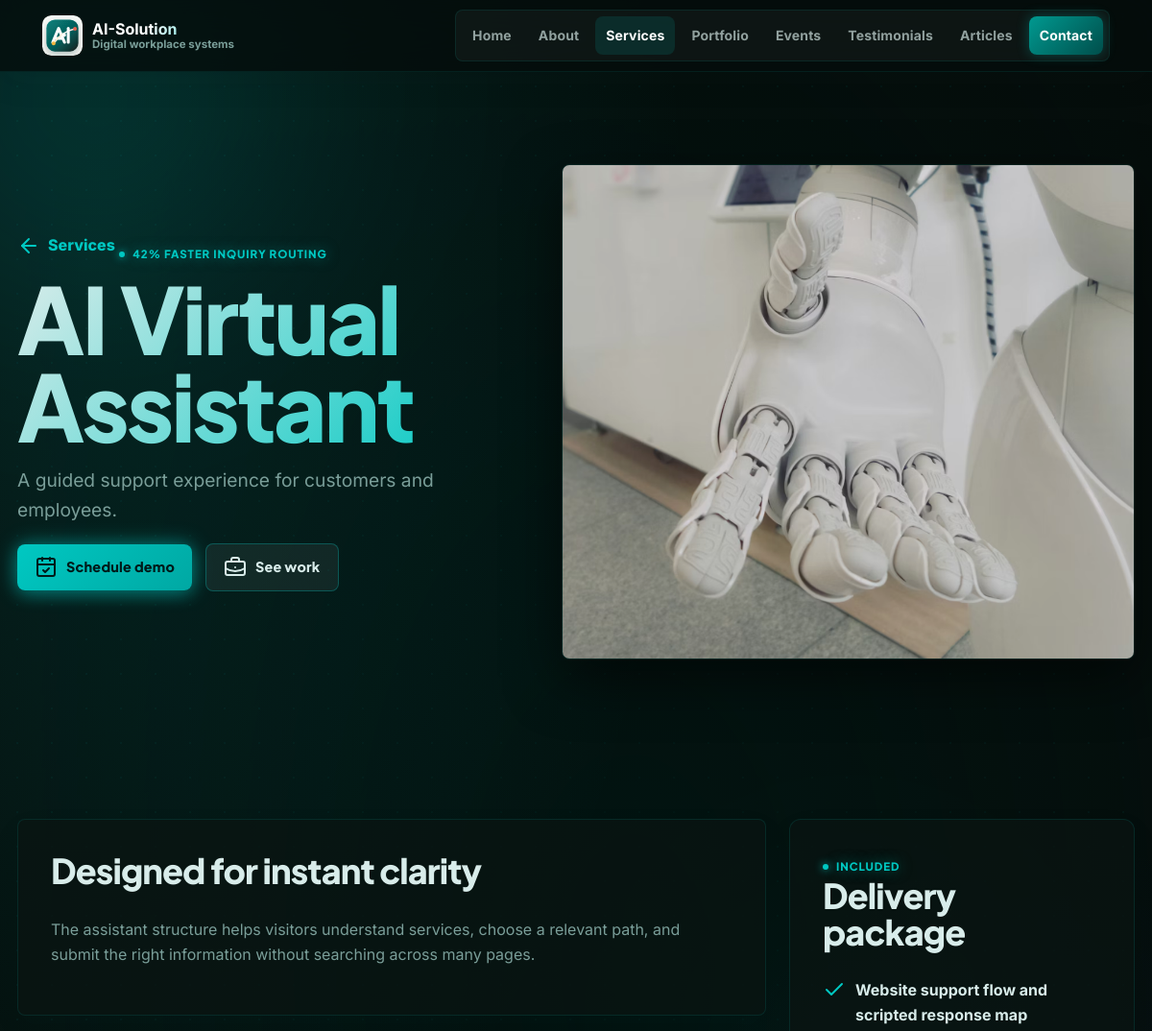
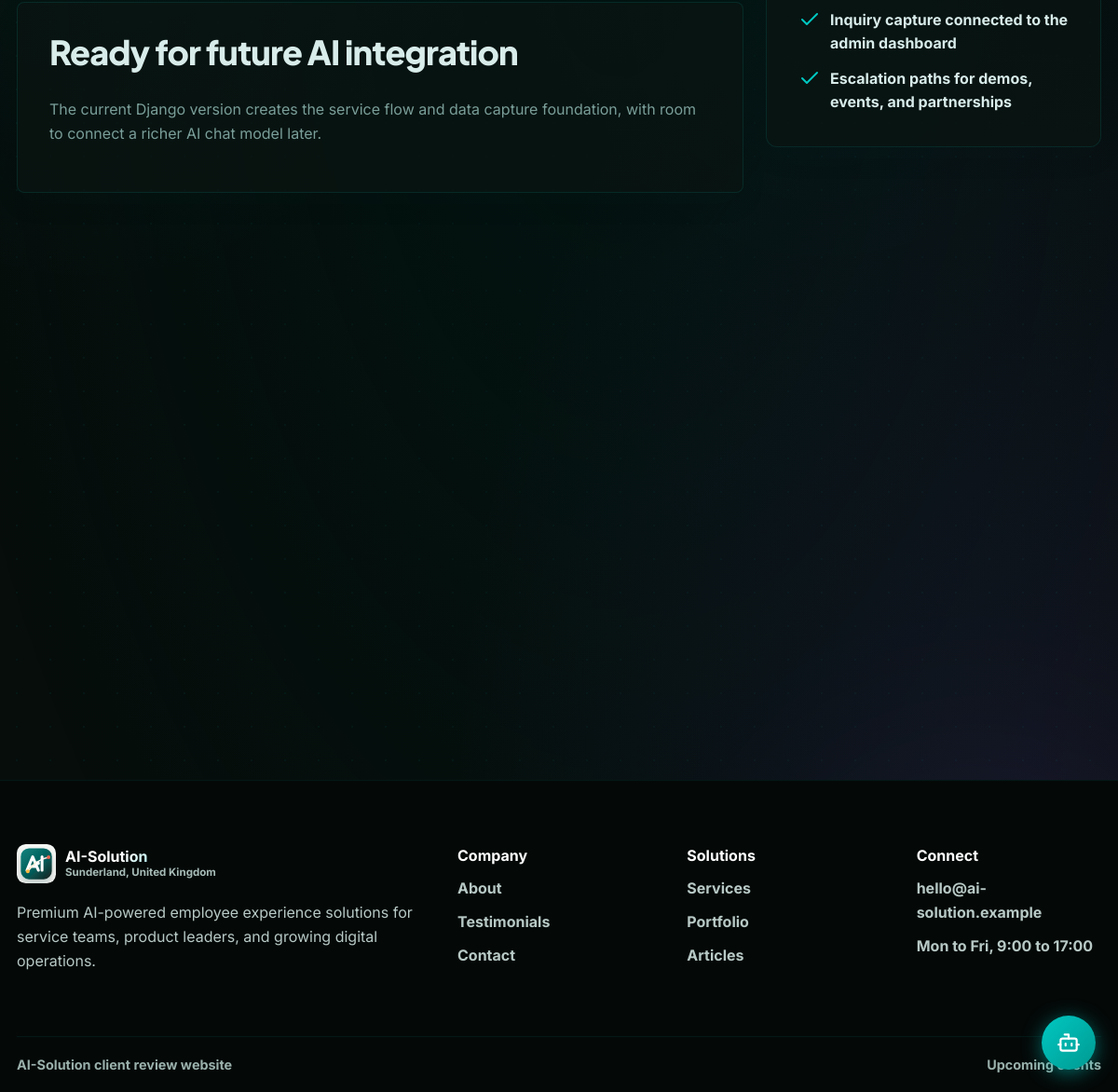
Page /services/ai-virtual-assistant/ on the committed database (2 pictures, top to bottom).
### website/models.py (models this page shows, shortened)
class SiteSetting(models.Model):
    brand_name = models.CharField(max_length=80, default="AI-Solution")
    brand_tagline = models.CharField(
        max_length=120, default="Digital workplace systems"
    )
    footer_summary = models.TextField(
        default="Premium AI-powered employee experience solutions for service teams, product leaders, and growing digital operations."
    )
    location = models.CharField(max_length=160, default="Sunderland, United Kingdom")
    contact_email = models.EmailField(default="hello@ai-solution.example")
    opening_hours = models.CharField(max_length=120, default="Mon to Fri, 9:00 to 17:00")
    home_eyebrow = models.CharField(
        max_length=120, default="AI workplace systems from Sunderland"
    )
    home_title = models.CharField(max_length=140, default="AI-Solution")
    home_summary = models.TextField(
        default="AI-powered employee experience tools for faster answers, smarter service discovery, and measurable customer engagement."
    )
    home_hero_image = models.ImageField(upload_to="site/", blank=True)
    home_feature_eyebrow = models.CharField(
        max_length=120, default="Digital workplace focus"
    )
    home_feature_title = models.CharField(
        max_length=180,
        default="Built around customer inquiry, service clarity, and admin insight.",
    )
    operating_eyebrow = models.CharField(max_length=120, default="Operating focus")
    operating_title = models.CharField(
        max_length=180,
        default="One connected experience for prospects, customers, and internal teams.",
    )
    operating_summary = models.TextField(
        default="Service information, customer inquiries, demo interest, events, portfolio evidence, and content insights are brought together through a clean web experience."
    )
    operating_image = models.ImageField(upload_to="site/", blank=True)
    cta_eyebrow = models.CharField(max_length=120, default="Ready for client review")
    cta_title = models.CharField(
        max_length=180, default="Book a demo or send an inquiry through the website flow."
    )
    cta_button_text = models.CharField(max_length=80, default="Contact AI-Solution")
    home_services_eyebrow = models.CharField(max_length=120, default="Services preview")
    home_services_title = models.CharField(
        max_length=180, default="Practical AI services for growing teams."
    )
    testimonial_eyebrow = models.CharField(max_length=120, default="Client confidence")
    testimonial_title = models.CharField(
        max_length=180,
        default="Trusted for clear prototypes, polished service journeys, and admin insight.",
    )
    testimonial_summary = models.TextField(
        default="AI-Solution focuses on practical outcomes: easier inquiry handling, stronger customer education, and dashboards that help teams understand demand."
    )
    class Meta:
        verbose_name = "site setting"
        verbose_name_plural = "site settings"

class PublishableModel(models.Model):
    is_published = models.BooleanField(default=True)
    sort_order = models.PositiveIntegerField(default=0)
    created_at = models.DateTimeField(auto_now_add=True)
    updated_at = models.DateTimeField(auto_now=True)
    class Meta:
        abstract = True
        ordering = ["sort_order", "title"]

class Service(PublishableModel):
    slug = models.SlugField(unique=True)
    icon = models.CharField(max_length=80, default="bot")
    title = models.CharField(max_length=140)
    subtitle = models.CharField(max_length=220)
    summary = models.TextField()
    image = models.ImageField(upload_to="services/", blank=True)
    metric = models.CharField(max_length=40, blank=True)
    metric_label = models.CharField(max_length=120, blank=True)
    class Meta:
        ordering = ["sort_order", "title"]

class ServiceSection(models.Model):
    service = models.ForeignKey(Service, on_delete=models.CASCADE, related_name="sections")
    heading = models.CharField(max_length=180)
    body = models.TextField()
    sort_order = models.PositiveIntegerField(default=0)
    class Meta:
        ordering = ["sort_order", "id"]

class ServiceDeliverable(models.Model):
    service = models.ForeignKey(
        Service, on_delete=models.CASCADE, related_name="deliverables"
    )
    text = models.CharField(max_length=220)
    sort_order = models.PositiveIntegerField(default=0)
    class Meta:
        ordering = ["sort_order", "id"]

### website/views.py (the view)
# urls.py: path("services/<slug:slug>/", views.service_detail, name="service_detail"),
def service_detail(request, slug):
    service = get_object_or_404(
        published(Service).prefetch_related("deliverables", "sections"),
        slug=slug,
    )
    related_services = published(Service).exclude(pk=service.pk)[:2]
    return render(
        request,
        "website/service_detail.html",
        {
            "active_page": "services",
            "service": service,
            "related_services": related_services,
        },
    )

### website/context_processors.py (called while the page is built)
def site_settings(request):
    try:
        settings = SiteSetting.objects.first() or DEFAULT_SITE_SETTINGS
    except (OperationalError, ProgrammingError):
        settings = DEFAULT_SITE_SETTINGS
    return {"site_settings": settings}

def admin_dashboard(request):
    if request.path.rstrip("/") != "/admin":
        return {}
    try:
        data = build_admin_dashboard()
    except (OperationalError, ProgrammingError):
        data = empty_admin_dashboard()
    return {"admin_dashboard": data}

### website/views.py (called while the page is built)
def published(model):
    try:
        return model.objects.filter(is_published=True)
    except (OperationalError, ProgrammingError):
        return model.objects.none()

### website/templates/website/service_detail.html (shortened to what this page needs)
{% extends "website/base.html" %}
{% block content %}
<section class="detail-hero">
  <div class="detail-copy">
    <a class="back-link" href="{% url 'website:services' %}"><i data-lucide="arrow-left"></i>Services</a>
    <span class="eyebrow">{{ service.metric }} {{ service.metric_label }}</span>
    <h1>{{ service.title }}</h1>
    <p>{{ service.subtitle }}</p>
    <div class="hero-actions">
      <a class="button primary" href="{% url 'website:contact' %}"><i data-lucide="calendar-check"></i>Schedule demo</a>
      <a class="button secondary" href="{% url 'website:portfolio' %}"><i data-lucide="briefcase-business"></i>See work</a>
    </div>
  </div>
  {% if service.image %}<img src="{{ service.image.url }}" alt="{{ service.title }}">{% endif %}
</section>
<section class="section detail-layout">
  <div class="detail-main">
    {% for section in service.sections.all %}
      <article class="detail-block">
        <h2>{{ section.heading }}</h2>
        <p>{{ section.body }}</p>
      </article>
    {% endfor %}
  </div>
  <aside class="detail-aside">
    <span class="eyebrow">Included</span>
    <h2>Delivery package</h2>
    <ul class="check-list">
      {% for deliverable in service.deliverables.all %}
        <li><i data-lucide="check"></i>{{ deliverable.text }}</li>
      {% endfor %}
    </ul>
  </aside>
</section>
<section class="section related-band">
  <div class="service-grid">
  </div>
</section>
{% endblock %}

### website/templates/website/base.html (shortened to what this page needs)
{% load static %}
<!DOCTYPE html>
<html lang="en">
<head>
  <link rel="stylesheet" href="{% static 'css/styles.css' %}">
</head>
<body>
  <div class="ai-background" aria-hidden="true">
    <div class="ai-orb ai-orb-1"></div>
    <div class="ai-orb ai-orb-3"></div>
  </div>
  <header class="site-header" data-header>
    <div class="header-inner">
      <a class="brand" href="{% url 'website:home' %}" aria-label="{{ site_settings.brand_name }} home">
        <img class="brand-mark" src="{% static 'img/logo-mark.svg' %}" alt="" width="42" height="42">
        <span class="brand-copy"><strong>{{ site_settings.brand_name }}</strong><small>{{ site_settings.brand_tagline }}</small></span>
      </a>
      <nav class="site-nav" data-nav>
        <a class="{% if active_page == 'home' %}active{% endif %}" href="{% url 'website:home' %}">Home</a>
        <a class="{% if active_page == 'about' %}active{% endif %}" href="{% url 'website:about' %}">About</a>
        <a class="{% if active_page == 'services' %}active{% endif %}" href="{% url 'website:services' %}">Services</a>
        <a class="{% if active_page == 'portfolio' %}active{% endif %}" href="{% url 'website:portfolio' %}">Portfolio</a>
        <a class="{% if active_page == 'events' %}active{% endif %}" href="{% url 'website:events' %}">Events</a>
        <a class="{% if active_page == 'testimonials' %}active{% endif %}" href="{% url 'website:testimonials' %}">Testimonials</a>
        <a class="{% if active_page == 'articles' %}active{% endif %}" href="{% url 'website:articles' %}">Articles</a>
        <a class="nav-admin {% if active_page == 'contact' %}active{% endif %}" href="{% url 'website:contact' %}">Contact</a>
      </nav>
    </div>
  </header>
  <main>
    {% block content %}{% endblock %}
  </main>
  <footer class="site-footer">
    <div class="footer-grid">
      <div class="footer-company">
        <a class="brand footer-brand" href="{% url 'website:home' %}">
          <img class="brand-mark" src="{% static 'img/logo-mark.svg' %}" alt="" width="42" height="42">
          <span class="brand-copy"><strong>{{ site_settings.brand_name }}</strong><small>{{ site_settings.location }}</small></span>
        </a>
        <p>{{ site_settings.footer_summary }}</p>
      </div>
      <div class="footer-column">
        <strong>Company</strong>
        <a href="{% url 'website:about' %}">About</a>
        <a href="{% url 'website:testimonials' %}">Testimonials</a>
        <a href="{% url 'website:contact' %}">Contact</a>
      </div>
      <div class="footer-column">
        <strong>Solutions</strong>
        <a href="{% url 'website:services' %}">Services</a>
        <a href="{% url 'website:portfolio' %}">Portfolio</a>
        <a href="{% url 'website:articles' %}">Articles</a>
      </div>
      <div class="footer-column">
        <strong>Connect</strong>
        <span>{{ site_settings.contact_email }}</span>
        <span>{{ site_settings.opening_hours }}</span>
      </div>
    </div>
    <div class="footer-bottom">
      <span>{{ site_settings.brand_name }} client review website</span>
      <a href="{% url 'website:events' %}">Upcoming events</a>
    </div>
  </footer>
  <div id="cb-wrap">
    <button id="cb-btn" aria-label="Open AI chat assistant" title="Ask our AI assistant">
    </button>
  </div>
</body>
</html>

### website/templates/website/base.html (style rules this page uses)
#cb-wrap { position: fixed; bottom: 24px; right: 24px; z-index: 9999; font-family: "Inter", Arial, sans-serif; }
#cb-btn { width: 58px; height: 58px; border-radius: 50%; border: none; background: linear-gradient(135deg, #00c8c2, #009990); color: #fff; cursor: pointer; display: flex; align-items: center; justify-content: center; box-shadow: 0 4px 20px rgba(0,200,194,0.5); transition: transform 0.2s, box-shadow 0.2s; margin-left: auto; }

### rows in the picture
SiteSetting: brand_name "AI-Solution", brand_tagline "Digital workplace systems", location "Sunderland, United Kingdom", footer_summary "Premium AI-powered employee experience solutions for service teams, product leaders, and growing digital operations.", contact_email "hello@ai-solution.example", opening_hours "Mon to Fri, 9:00 to 17:00"
Service: metric "42%", metric_label "FASTER INQUIRY ROUTING", title "AI Virtual Assistant", subtitle "A guided support experience for customers and employees.", image (picture)
ServiceSection: heading "Designed for instant clarity", body "The assistant structure helps visitors understand services, choose a relevant path, and submit the right information without searching across many pages."
ServiceSection: heading "Ready for future AI integration", body "The current Django version creates the service flow and data capture foundation, with room to connect a richer AI chat model later."
ServiceDeliverable: text "Website support flow and scripted response map"
ServiceDeliverable: text "Inquiry capture connected to the admin dashboard"
ServiceDeliverable: text "Escalation paths for demos, events, and partnerships"
